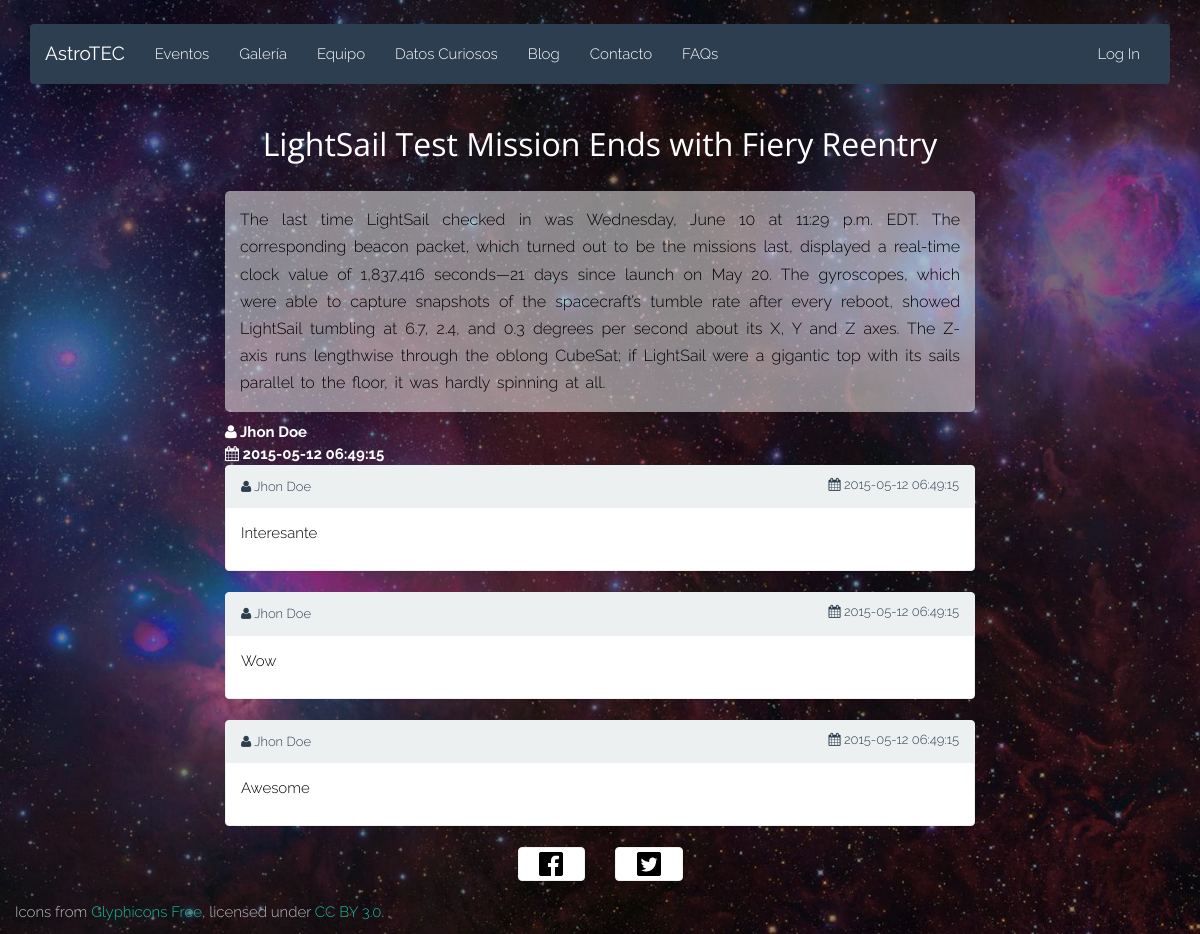
The page /post.php?id=1 on the database its author committed.
### tables this page shows
CREATE TABLE IF NOT EXISTS `Publicaciones` (
  `idPublicacion` INT NOT NULL AUTO_INCREMENT,
  `titulo` VARCHAR(300) NOT NULL,
  `contenido` LONGTEXT NOT NULL,
  `fecha` DATETIME NOT NULL,
  `fk_idCreador` INT NOT NULL,
  PRIMARY KEY (`idPublicacion`),
  INDEX `fk_idCreador_idx` (`fk_idCreador` ASC),
  CONSTRAINT `fk_idCreador1`
    FOREIGN KEY (`fk_idCreador`)
    REFERENCES `Usuarios` (`idUsuario`)
    ON DELETE NO ACTION
    ON UPDATE NO ACTION);

CREATE TABLE IF NOT EXISTS `Comentarios` (
  `idComentario` INT NOT NULL AUTO_INCREMENT,
  `contenido` MEDIUMTEXT NOT NULL,
  `fecha` DATETIME NOT NULL,
  `fk_idEstado` INT NOT NULL,
  `fk_idUsuario` INT NOT NULL,
  PRIMARY KEY (`idComentario`),
  INDEX `fk_Comentarios_EstadoComentario_idx` (`fk_idEstado` ASC),
  INDEX `fk_Comentarios_Usuarios1_idx` (`fk_idUsuario` ASC),
  CONSTRAINT `fk_Comentarios_EstadoComentario`
    FOREIGN KEY (`fk_idEstado`)
    REFERENCES `EstadoComentario` (`idEstado`)
    ON DELETE NO ACTION
    ON UPDATE NO ACTION,
  CONSTRAINT `fk_Comentarios_Usuarios1`
    FOREIGN KEY (`fk_idUsuario`)
    REFERENCES `Usuarios` (`idUsuario`)
    ON DELETE NO ACTION
    ON UPDATE NO ACTION);

### html/post.php (the view, shortened to what this page needs)
<?php
	require("php/db.php");
	$id = $_GET["id"];
	if ($id) {
		$sql = "SELECT P.idPublicacion AS id, P.titulo, P.contenido,
						P.fecha, CONCAT(U.nombre, ' ', U.apellido1) AS autor
						FROM Publicaciones AS P
						INNER JOIN Usuarios AS U ON U.idUsuario = P.fk_idCreador
						WHERE P.idPublicacion = $id";
		$result = $conn->query($sql);
		if ($result->num_rows > 0) {
			$post = $result->fetch_assoc();
		}
		else
		{
			header("location: blog.php");
		}
		$sql = "SELECT C.contenido, C.fecha, CONCAT(U.nombre, ' ', IFNULL(U.apellido1, '')) AS autor
						FROM Comentarios AS C
						INNER JOIN Usuarios AS U ON U.idUsuario = C.fk_idUsuario
						INNER JOIN ComentariosXPublicacion AS CP ON C.idComentario = CP.fk_idComentario
						WHERE CP.fk_idPublicacion = $id
						ORDER BY C.fecha ASC";
		$result = $conn->query($sql);
		$comments = array();
		if ($result->num_rows > 0) {
			while ($row = $result->fetch_assoc()) {
				array_push($comments, $row);
			}
		}
	}
?>
<!DOCTYPE html>
<html class="no-js" lang="">
<head>
	<?php require('./php/head.php'); ?>
	<link rel="stylesheet" type="text/css" href="css/post.css">
</head>
<body>
	<div class="container">
		<?php require('./php/navbar.php'); ?>
		<div class="row">
			<div class="col-md-8 col-md-offset-2 post">
				<h2><?php echo $post["titulo"] ?></h2>
				<p><?php echo $post["contenido"] ?></p>
				<span><i class='fa fa-user'></i> <?php echo $post["autor"]; ?></span>
				<br>
				<span><i class='fa fa-calendar'></i> <?php echo $post["fecha"]; ?></span>
			</div>
		</div>
		<div id="comment-list">
			<?php
				foreach ($comments as $comment) {
					echo "<div class='row'>";
					echo "	<div class='col-md-8 col-md-offset-2 comment'>";
					echo "		<div class='panel panel-default'>";
					echo "			<div class='panel-heading'>";
					echo "				<span class='panel-title'><i class='fa fa-user'></i> $comment[autor]</span>";
					echo "				<span class='panel-title pull-right'><i class='fa fa-calendar'></i> $comment[fecha]</span>";
					echo "			</div>";
					echo "			<div class='panel-body'>";
					echo "				<p>$comment[contenido]</p>";
					echo "			</div>";
					echo "		</div>";
					echo "	</div>";
					echo "</div>";
				}
			?>
		</div>
	</div>
	<?php include("./php/footer.php"); ?>
</body>
</html>

### html/css/style.css (style rules this page uses)
body { padding-top: 2%; background: url(../img/background.jpg) no-repeat center center fixed; -webkit-background-size: cover; -moz-background-size: cover; -o-background-size: cover; background-size: cover; font-family: 'Raleway', sans-serif; font-weight: 300; color: #3E3E3E; }
h1, h2, h3, h4, h5 { font-family: 'Open Sans', sans-serif; color: #000000; }

### html/css/post.css (style rules this page uses)
.post { text-align: justify; }
.post h2 { color: white; margin-bottom: 4%; text-align: center; }
.post p { background-color: rgba(255, 255, 255, 0.50); color: black; font-size: medium; padding: 2%; border-radius: 5px; word-spacing: 2pt; line-height: 170%; }
.post span { color: white; font-weight: bold; }
.comment { color: black; }
.panel-title { font-size: small; }

### rows shown on the page
publicaciones: titulo "LightSail Test Mission Ends with Fiery Reentry", contenido "The last time LightSail checked in was Wednesday, June 10 at 11:29 p.m. EDT. The corresponding beacon packet, which turned out to be the missions last, displayed a real-time clock value of 1,837,416 seconds—21 days since launch on May 20. The gyroscopes, which were able to capture snapshots of the spacecraft’s tumble rate after every reboot, showed LightSail tumbling at 6.7, 2.4, and 0.3 degrees per second about its X, Y and Z axes. The Z-axis runs lengthwise through the oblong CubeSat; if LightSail were a gigantic top with its sails parallel to the floor, it was hardly spinning at all.", fecha "2015-05-12 06:49:15"
comentarios: comment "Jhon Doe", fecha "2015-05-12 06:49:15", contenido "Interesante"
comentarios: comment "Jhon Doe", fecha "2015-05-12 06:49:15", contenido "Wow"
comentarios: comment "Jhon Doe", fecha "2015-05-12 06:49:15", contenido "Awesome"

### other values the page prints
$post["autor"] "Jhon Doe"
